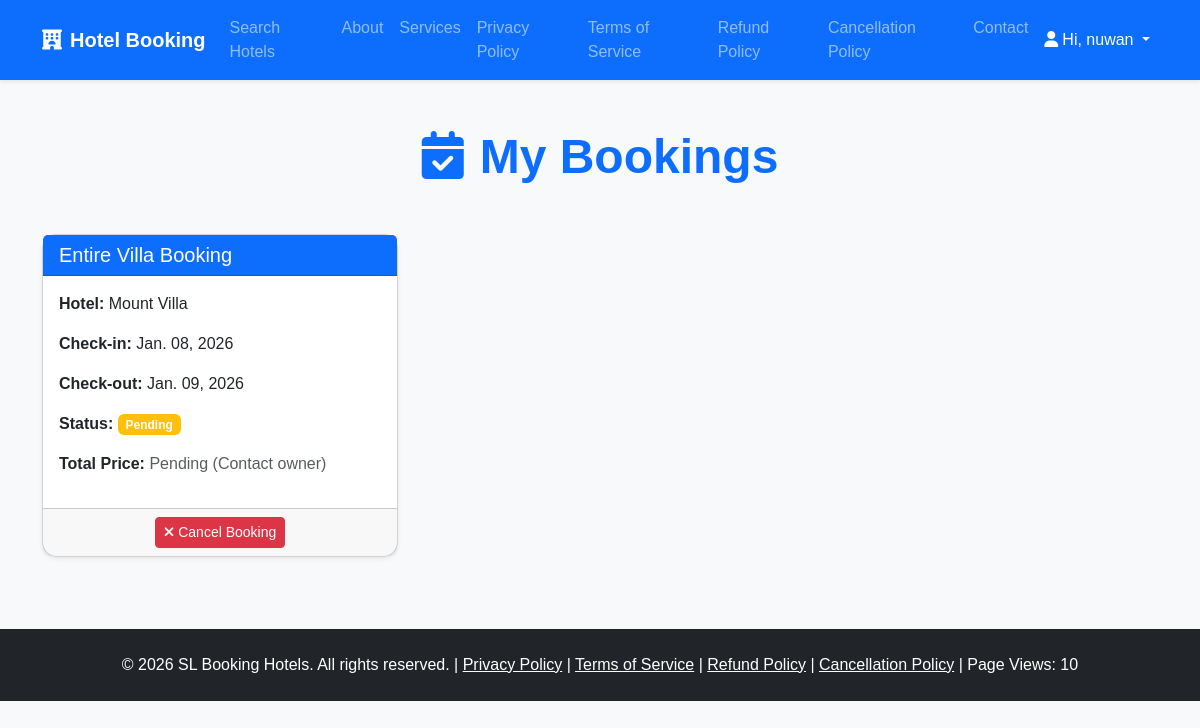
Page /my-bookings/ (signed in) on the earlier database version.
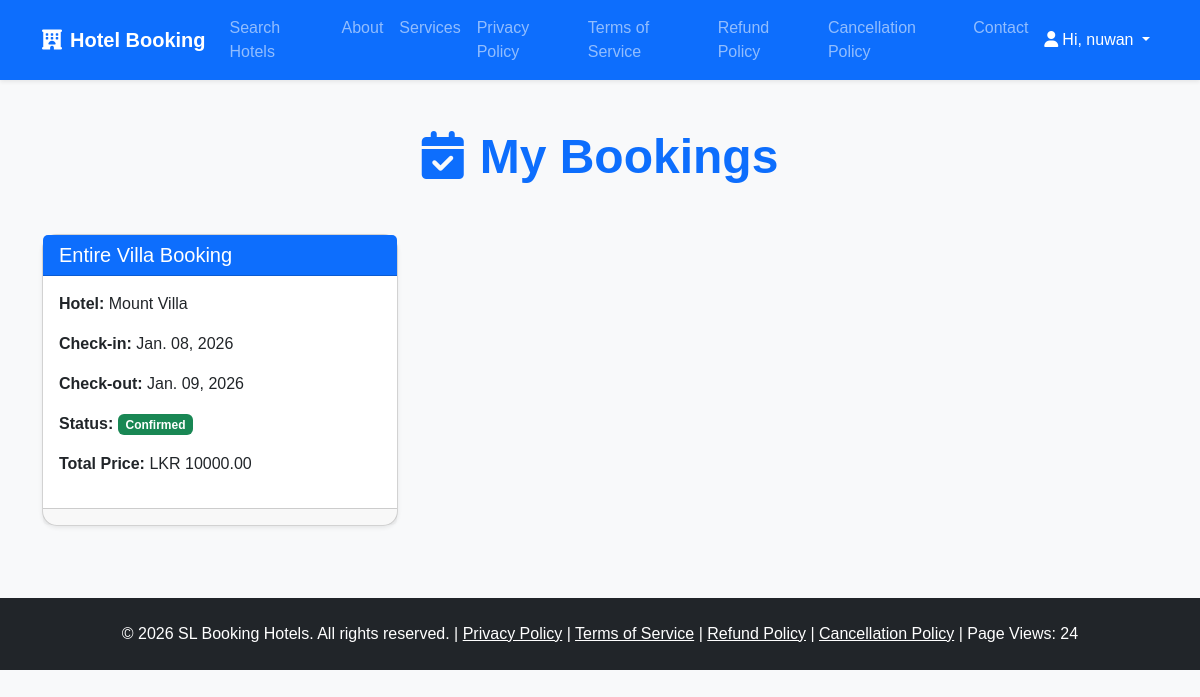
Same page on the later database version.
### core/models.py (models this page shows, shortened)
class Booking(models.Model):
    hotel = models.ForeignKey(Hotel, on_delete=models.CASCADE, related_name='bookings')
    room = models.ForeignKey(Room, on_delete=models.CASCADE, null=True, blank=True)
    user = models.ForeignKey(User, on_delete=models.CASCADE)
    check_in = models.DateField()
    check_out = models.DateField()
    status = models.CharField(max_length=20, choices=STATUS_CHOICES, default='pending')
    amount = models.DecimalField(max_digits=10, decimal_places=2, default=0.00)

class Hotel(models.Model):
    owner = models.ForeignKey(User, on_delete=models.CASCADE, related_name='hotels')
    name = models.CharField(max_length=200)
    address = models.CharField(max_length=300)
    description = models.TextField()
    main_image = models.ImageField(upload_to='hotels/')
    photo1 = models.ImageField(upload_to='hotels/', blank=True, null=True)
    photo2 = models.ImageField(upload_to='hotels/', blank=True, null=True)
    photo3 = models.ImageField(upload_to='hotels/', blank=True, null=True)
    photo4 = models.ImageField(upload_to='hotels/', blank=True, null=True)
    facilities = MultiSelectField(choices=FACILITIES_CHOICES, blank=True)
    rented_type = models.CharField(max_length=20, choices=RENTED_TYPE_CHOICES, default='rooms')
    price_per_night = models.DecimalField(max_digits=10, decimal_places=2, blank=True, null=True)
    google_location_link = models.URLField(blank=True, null=True, verbose_name="Google Maps Link")
    facebook_page = models.URLField(blank=True, null=True, verbose_name="Facebook Page Link")

### core/views.py (the view)
# urls.py: path('my-bookings/', views.my_bookings, name='my_bookings'),
@login_required
def my_bookings(request):
    bookings = Booking.objects.filter(user=request.user).order_by('-id')
    return render(request, 'core/my_bookings.html', {'bookings': bookings})

### core/context_processors.py (called while the page is built)
def site_stats(request):
    stats, _ = SiteStats.objects.get_or_create(pk=1, defaults={'total_views': 0})
    return {'total_views': stats.total_views}

### templates/core/my_bookings.html (shortened to what this page needs)
{% extends 'core/base.html' %}
{% load static %}
{% block content %}
<div class="container mt-5 mb-5">
    <h1 class="text-center mb-5 display-5 fw-bold text-primary">
        <i class="fas fa-calendar-check me-3"></i>My Bookings
    </h1>
    {% if bookings %}
        <div class="row">
            {% for booking in bookings %}
                <div class="col-md-6 col-lg-4 mb-4">
                    <div class="card shadow-sm h-100">
                        <div class="card-header bg-primary text-white">
                            <h5 class="mb-0">
                                {% if booking.room %}
                                    Room Booking
                                {% else %}
                                    Entire Villa Booking
                                {% endif %}
                            </h5>
                        </div>
                        <div class="card-body">
                            <p><strong>Hotel:</strong> {{ booking.hotel.name }}</p>
                            <p><strong>Check-in:</strong> {{ booking.check_in|date:"M. d, Y" }}</p>
                            <p><strong>Check-out:</strong> {{ booking.check_out|date:"M. d, Y" }}</p>
                            <p>
                                <strong>Status:</strong>
                                <span class="badge
                                    {% if booking.status == 'pending' %}bg-warning
                                    {% elif booking.status == 'confirmed' %}bg-success
                                    {% else %}bg-danger{% endif %}">
                                    {{ booking.get_status_display }}
                                </span>
                            </p>
                            <p>
                                <strong>Total Price:</strong>
                                {% if booking.amount > 0 %}
                                    LKR {{ booking.amount }}
                                {% else %}
                                    <span class="text-muted">Pending (Contact owner)</span>
                                {% endif %}
                            </p>
                        </div>
                        <div class="card-footer text-center">
                            {% if booking.status == 'pending' %}
                                <a href="{% url 'cancel_booking' booking.id %}" class="btn btn-danger btn-sm">
                                    <i class="fas fa-times me-1"></i>Cancel Booking
                                </a>
                            {% endif %}
                        </div>
                    </div>
                </div>
            {% endfor %}
        </div>
    {% endif %}
</div>
{% endblock %}

### templates/core/base.html (shortened to what this page needs)
{% load static %}
<!DOCTYPE html>
<html lang="en">
<head>
    <link href="https://cdn.jsdelivr.net/npm/bootstrap@5.3.3/dist/css/bootstrap.min.css" rel="stylesheet">
    <link rel="stylesheet" href="https://cdnjs.cloudflare.com/ajax/libs/font-awesome/6.5.1/css/all.min.css">
    <link rel="stylesheet" href="{% static 'css/style.css' %}">
</head>
<body>
    <nav class="navbar navbar-expand-lg navbar-dark bg-primary shadow-sm">
        <div class="container">
            <a class="navbar-brand fw-bold" href="{% url 'home' %}">
                <i class="fas fa-hotel me-2"></i>Hotel Booking
            </a>
            <div class="collapse navbar-collapse" id="navbarNav">
                <ul class="navbar-nav me-auto">
                    <li class="nav-item"><a class="nav-link" href="{% url 'search_hotels' %}">Search Hotels</a></li>
                    <li class="nav-item"><a class="nav-link" href="{% url 'about' %}">About</a></li>
                    <li class="nav-item"><a class="nav-link" href="{% url 'services' %}">Services</a></li>
                    <li class="nav-item"><a class="nav-link" href="{% url 'privacy_policy' %}">Privacy Policy</a></li>
                    <li class="nav-item"><a class="nav-link" href="{% url 'terms_of_service' %}">Terms of Service</a></li>
                    <li class="nav-item"><a class="nav-link" href="{% url 'refund_policy' %}">Refund Policy</a></li>
                    <li class="nav-item"><a class="nav-link" href="{% url 'cancellation_policy' %}">Cancellation Policy</a></li>
                    <li class="nav-item"><a class="nav-link" href="{% url 'contact' %}">Contact</a></li>
                </ul>
                <ul class="navbar-nav">
                    {% if user.is_authenticated %}
                        <li class="nav-item dropdown">
                            <a class="nav-link dropdown-toggle text-white" href="#" id="navbarDropdown" role="button" data-bs-toggle="dropdown" aria-expanded="false">
                                <i class="fas fa-user me-1"></i>Hi, {{ user.username }}
                            </a>
                        </li>
                    {% else %}
                        <li class="nav-item"><a class="nav-link" href="{% url 'login' %}"><i class="fas fa-sign-in-alt me-1"></i>Login</a></li>
                        <li class="nav-item"><a class="nav-link" href="{% url 'register' %}"><i class="fas fa-user-plus me-1"></i>Register</a></li>
                    {% endif %}
                </ul>
            </div>
        </div>
    </nav>
    {% block content %}
    {% endblock %}
    <footer class="bg-dark text-white text-center py-4 mt-5">
        <p class="mb-0">
            &copy; 2026 SL Booking Hotels. All rights reserved.
            | <a href="{% url 'privacy_policy' %}" class="text-white">Privacy Policy</a>
            | <a href="{% url 'terms_of_service' %}" class="text-white">Terms of Service</a>
            | <a href="{% url 'refund_policy' %}" class="text-white">Refund Policy</a>
            | <a href="{% url 'cancellation_policy' %}" class="text-white">Cancellation Policy</a>
            | Page Views: {{ total_views|default:0 }}
        </p>
    </footer>
</body>
</html>

Differences in the rows shown:
changed Booking "Mount Villa": status "Pending" → "Confirmed"; amount (not shown) → "10000.00"; amount "Pending (Contact owner)" → "LKR"; no longer shows "Cancel Booking"
Other differences:
{{ total_views|default:0 }}: "10" → "24"
